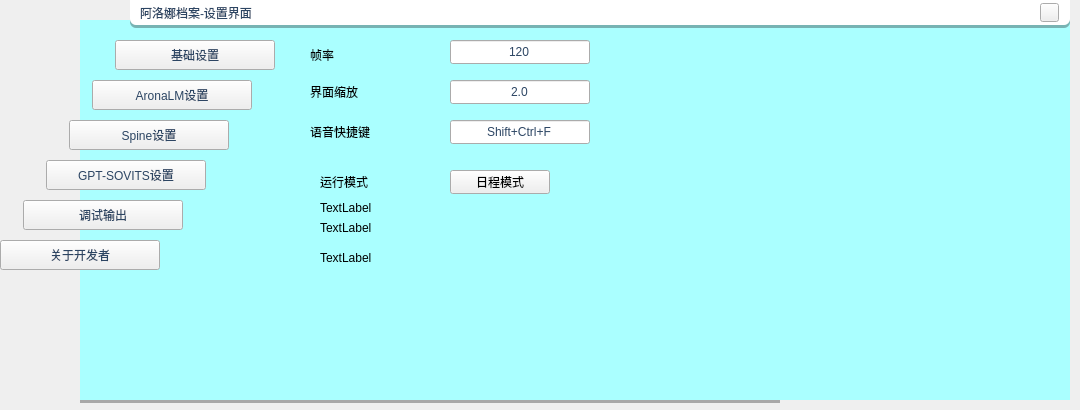
<?xml version="1.0" encoding="UTF-8"?>
<ui version="4.0">
 <class>SettingsWidgetClass</class>
 <widget class="QWidget" name="SettingsWidgetClass">
  <property name="geometry">
   <rect>
    <x>0</x>
    <y>0</y>
    <width>1080</width>
    <height>410</height>
   </rect>
  </property>
  <property name="windowTitle">
   <string>SettingsWidget</string>
  </property>
  <property name="styleSheet">
   <string notr="true"/>
  </property>
  <widget class="ParallelogramButton" name="basicSettingsButton">
   <property name="geometry">
    <rect>
     <x>115</x>
     <y>40</y>
     <width>160</width>
     <height>30</height>
    </rect>
   </property>
   <property name="styleSheet">
    <string notr="true">color: rgb(44, 69, 99);</string>
   </property>
   <property name="text">
    <string>基础设置</string>
   </property>
  </widget>
  <widget class="ParallelogramButton" name="debugOutputButton">
   <property name="geometry">
    <rect>
     <x>23</x>
     <y>200</y>
     <width>160</width>
     <height>30</height>
    </rect>
   </property>
   <property name="styleSheet">
    <string notr="true">color: rgb(44, 69, 99);</string>
   </property>
   <property name="text">
    <string>调试输出</string>
   </property>
  </widget>
  <widget class="ParallelogramButton" name="aronaLMSettingsButton">
   <property name="geometry">
    <rect>
     <x>92</x>
     <y>80</y>
     <width>160</width>
     <height>30</height>
    </rect>
   </property>
   <property name="styleSheet">
    <string notr="true">color: rgb(44, 69, 99);</string>
   </property>
   <property name="text">
    <string>AronaLM设置</string>
   </property>
  </widget>
  <widget class="ParallelogramButton" name="spineSettingsButton">
   <property name="geometry">
    <rect>
     <x>69</x>
     <y>120</y>
     <width>160</width>
     <height>30</height>
    </rect>
   </property>
   <property name="styleSheet">
    <string notr="true">color: rgb(44, 69, 99);</string>
   </property>
   <property name="text">
    <string>Spine设置</string>
   </property>
  </widget>
  <widget class="ParallelogramButton" name="gptSOVITSSettingsButton">
   <property name="geometry">
    <rect>
     <x>46</x>
     <y>160</y>
     <width>160</width>
     <height>30</height>
    </rect>
   </property>
   <property name="styleSheet">
    <string notr="true">color: rgb(44, 69, 99);</string>
   </property>
   <property name="text">
    <string>GPT-SOVITS设置</string>
   </property>
  </widget>
  <widget class="ParallelogramButton" name="aboutDeveloperButton">
   <property name="geometry">
    <rect>
     <x>0</x>
     <y>240</y>
     <width>160</width>
     <height>30</height>
    </rect>
   </property>
   <property name="styleSheet">
    <string notr="true">color: rgb(44, 69, 99);</string>
   </property>
   <property name="text">
    <string>关于开发者</string>
   </property>
  </widget>
  <widget class="ParallelogramWidget" name="mainBGWidget" native="true">
   <property name="geometry">
    <rect>
     <x>80</x>
     <y>20</y>
     <width>990</width>
     <height>380</height>
    </rect>
   </property>
   <property name="styleSheet">
    <string notr="true">background-color: rgb(170, 255, 255);</string>
   </property>
  </widget>
  <widget class="QWidget" name="topInformationWidget" native="true">
   <property name="geometry">
    <rect>
     <x>130</x>
     <y>0</y>
     <width>940</width>
     <height>25</height>
    </rect>
   </property>
   <property name="styleSheet">
    <string notr="true">QWidget {
     background-color: white;
	border-image: url(D:/Code/projects/Arona/arona-ai/frontend/AronaArchive_WindowsClient/Assets/ProgramAssets/TopInformationWidget.png);
     border: none;
     border-bottom-left-radius: 6px;
     border-bottom-right-radius: 6px;
}</string>
   </property>
  </widget>
  <widget class="QWidget" name="topInformationShadowWidget" native="true">
   <property name="geometry">
    <rect>
     <x>130</x>
     <y>3</y>
     <width>940</width>
     <height>25</height>
    </rect>
   </property>
   <property name="styleSheet">
    <string notr="true">QWidget {
	background-color: rgba(0, 0, 0, 0.3);
    border: none;
    border-bottom-left-radius: 6px;
    border-bottom-right-radius: 6px;
}</string>
   </property>
  </widget>
  <widget class="QPushButton" name="closeButton">
   <property name="geometry">
    <rect>
     <x>1040</x>
     <y>3</y>
     <width>19</width>
     <height>19</height>
    </rect>
   </property>
   <property name="styleSheet">
    <string notr="true"/>
   </property>
   <property name="text">
    <string/>
   </property>
  </widget>
  <widget class="QLabel" name="widgetNameLabel">
   <property name="geometry">
    <rect>
     <x>140</x>
     <y>0</y>
     <width>240</width>
     <height>25</height>
    </rect>
   </property>
   <property name="styleSheet">
    <string notr="true">color: rgb(44, 69, 99);</string>
   </property>
   <property name="text">
    <string>阿洛娜档案-设置界面</string>
   </property>
  </widget>
  <widget class="QStackedWidget" name="stackedWidget">
   <property name="geometry">
    <rect>
     <x>80</x>
     <y>20</y>
     <width>990</width>
     <height>380</height>
    </rect>
   </property>
   <property name="styleSheet">
    <string notr="true">QStackedWidget{
background-color: transparent;
}</string>
   </property>
   <property name="currentIndex">
    <number>0</number>
   </property>
   <widget class="QWidget" name="basicSettingsWidget">
    <widget class="QLabel" name="basicSettings_frameRateLabel">
     <property name="geometry">
      <rect>
       <x>230</x>
       <y>20</y>
       <width>140</width>
       <height>24</height>
      </rect>
     </property>
     <property name="text">
      <string>帧率</string>
     </property>
     <property name="alignment">
      <set>Qt::AlignBottom|Qt::AlignLeading|Qt::AlignLeft</set>
     </property>
    </widget>
    <widget class="QLineEdit" name="basicSettings_frameRateLineEdit">
     <property name="geometry">
      <rect>
       <x>370</x>
       <y>20</y>
       <width>140</width>
       <height>24</height>
      </rect>
     </property>
     <property name="styleSheet">
      <string notr="true">color: rgb(44, 69, 99);</string>
     </property>
     <property name="text">
      <string>120</string>
     </property>
     <property name="alignment">
      <set>Qt::AlignCenter</set>
     </property>
    </widget>
    <widget class="QLabel" name="basicSettings_widgetZoomLabel">
     <property name="geometry">
      <rect>
       <x>230</x>
       <y>60</y>
       <width>140</width>
       <height>24</height>
      </rect>
     </property>
     <property name="text">
      <string>界面缩放</string>
     </property>
    </widget>
    <widget class="QLineEdit" name="basicSettings_widgetZoomLabelLineEdit">
     <property name="geometry">
      <rect>
       <x>370</x>
       <y>60</y>
       <width>140</width>
       <height>24</height>
      </rect>
     </property>
     <property name="styleSheet">
      <string notr="true">color: rgb(44, 69, 99);</string>
     </property>
     <property name="text">
      <string>2.0</string>
     </property>
     <property name="alignment">
      <set>Qt::AlignCenter</set>
     </property>
    </widget>
    <widget class="QLabel" name="basicSettings_shortCutLabel">
     <property name="geometry">
      <rect>
       <x>230</x>
       <y>100</y>
       <width>140</width>
       <height>24</height>
      </rect>
     </property>
     <property name="text">
      <string>语音快捷键</string>
     </property>
    </widget>
    <widget class="QLineEdit" name="basicSettings_shortCutLineEdit">
     <property name="geometry">
      <rect>
       <x>370</x>
       <y>100</y>
       <width>140</width>
       <height>24</height>
      </rect>
     </property>
     <property name="styleSheet">
      <string notr="true">color: rgb(44, 69, 99);</string>
     </property>
     <property name="text">
      <string>Shift+Ctrl+F</string>
     </property>
     <property name="alignment">
      <set>Qt::AlignCenter</set>
     </property>
    </widget>
    <widget class="QWidget" name="basicSettings_aronaAIModeWidget" native="true">
     <property name="geometry">
      <rect>
       <x>230</x>
       <y>140</y>
       <width>300</width>
       <height>120</height>
      </rect>
     </property>
     <widget class="QLabel" name="basicSettings_aronaAIModeLabel">
      <property name="geometry">
       <rect>
        <x>10</x>
        <y>10</y>
        <width>140</width>
        <height>24</height>
       </rect>
      </property>
      <property name="text">
       <string>运行模式</string>
      </property>
     </widget>
     <widget class="ParallelogramWidget" name="basicSettings_aronaAIModeSwitchBGWidget" native="true">
      <property name="geometry">
       <rect>
        <x>140</x>
        <y>10</y>
        <width>140</width>
        <height>24</height>
       </rect>
      </property>
      <widget class="ParallelogramButton" name="basicSettings_aronaAIModeSwitchButton">
       <property name="geometry">
        <rect>
         <x>0</x>
         <y>0</y>
         <width>100</width>
         <height>24</height>
        </rect>
       </property>
       <property name="text">
        <string>日程模式</string>
       </property>
      </widget>
     </widget>
     <widget class="QLabel" name="basicSettings_aronaAIModePSLabel_0">
      <property name="geometry">
       <rect>
        <x>10</x>
        <y>40</y>
        <width>54</width>
        <height>16</height>
       </rect>
      </property>
      <property name="text">
       <string>TextLabel</string>
      </property>
     </widget>
     <widget class="QLabel" name="basicSettings_aronaAIModePSLabel_1">
      <property name="geometry">
       <rect>
        <x>10</x>
        <y>60</y>
        <width>54</width>
        <height>16</height>
       </rect>
      </property>
      <property name="text">
       <string>TextLabel</string>
      </property>
     </widget>
     <widget class="QLabel" name="basicSettings_aronaAIModePSLabel_2">
      <property name="geometry">
       <rect>
        <x>10</x>
        <y>90</y>
        <width>54</width>
        <height>16</height>
       </rect>
      </property>
      <property name="text">
       <string>TextLabel</string>
      </property>
     </widget>
    </widget>
   </widget>
   <widget class="QWidget" name="aronaLMSettingsWidget"/>
   <widget class="QWidget" name="spineSettingsWidget"/>
   <widget class="QWidget" name="gptSOVITSSettings"/>
   <widget class="QWidget" name="debugOutputWidget">
    <widget class="QTextBrowser" name="debugOutput_outputTextBrowser">
     <property name="geometry">
      <rect>
       <x>220</x>
       <y>20</y>
       <width>540</width>
       <height>350</height>
      </rect>
     </property>
    </widget>
   </widget>
   <widget class="QWidget" name="aboutDeveloper">
    <widget class="QLabel" name="aboutDeveloper_originLable">
     <property name="geometry">
      <rect>
       <x>230</x>
       <y>158</y>
       <width>140</width>
       <height>24</height>
      </rect>
     </property>
     <property name="text">
      <string>原作</string>
     </property>
    </widget>
    <widget class="QWidget" name="aboutDeveloper_originWidget" native="true">
     <property name="geometry">
      <rect>
       <x>280</x>
       <y>120</y>
       <width>200</width>
       <height>100</height>
      </rect>
     </property>
     <property name="styleSheet">
      <string notr="true">QWidget{
border-image: url(&quot;D:/Code/projects/Arona/arona-ai/frontend/AronaArchive_WindowsClient/Assets/ProgramAssets/BALogo.png&quot;);
border: none;
}</string>
     </property>
    </widget>
    <widget class="QLabel" name="aboutDeveloper_developerLable">
     <property name="geometry">
      <rect>
       <x>230</x>
       <y>58</y>
       <width>140</width>
       <height>24</height>
      </rect>
     </property>
     <property name="text">
      <string>阿洛娜档案开发者</string>
     </property>
    </widget>
    <widget class="QWidget" name="aboutDeveloper_developerWidget" native="true">
     <property name="geometry">
      <rect>
       <x>280</x>
       <y>20</y>
       <width>200</width>
       <height>100</height>
      </rect>
     </property>
    </widget>
   </widget>
  </widget>
  <widget class="QWidget" name="mainBGShadowWidget" native="true">
   <property name="geometry">
    <rect>
     <x>80</x>
     <y>400</y>
     <width>700</width>
     <height>3</height>
    </rect>
   </property>
   <property name="styleSheet">
    <string notr="true">background-color: rgba(0, 0, 0, 0.3);
border: none;</string>
   </property>
  </widget>
  <zorder>mainBGWidget</zorder>
  <zorder>stackedWidget</zorder>
  <zorder>topInformationShadowWidget</zorder>
  <zorder>topInformationWidget</zorder>
  <zorder>basicSettingsButton</zorder>
  <zorder>debugOutputButton</zorder>
  <zorder>aronaLMSettingsButton</zorder>
  <zorder>spineSettingsButton</zorder>
  <zorder>gptSOVITSSettingsButton</zorder>
  <zorder>aboutDeveloperButton</zorder>
  <zorder>closeButton</zorder>
  <zorder>widgetNameLabel</zorder>
  <zorder>mainBGShadowWidget</zorder>
 </widget>
 <layoutdefault spacing="6" margin="11"/>
 <customwidgets>
  <customwidget>
   <class>ParallelogramButton</class>
   <extends>QPushButton</extends>
   <header>parallelogrambutton.h</header>
  </customwidget>
  <customwidget>
   <class>ParallelogramWidget</class>
   <extends>QWidget</extends>
   <header>parallelogramwidget.h</header>
   <container>1</container>
  </customwidget>
 </customwidgets>
 <resources/>
 <connections/>
</ui>
